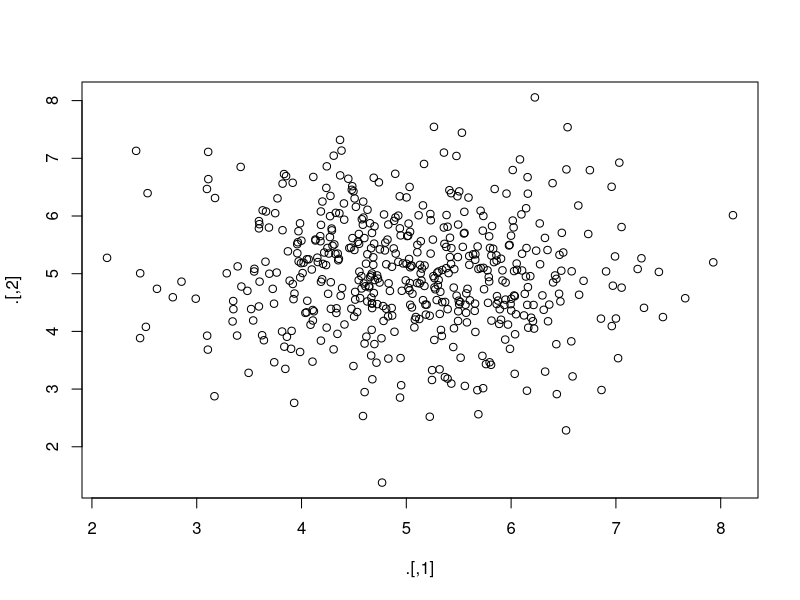
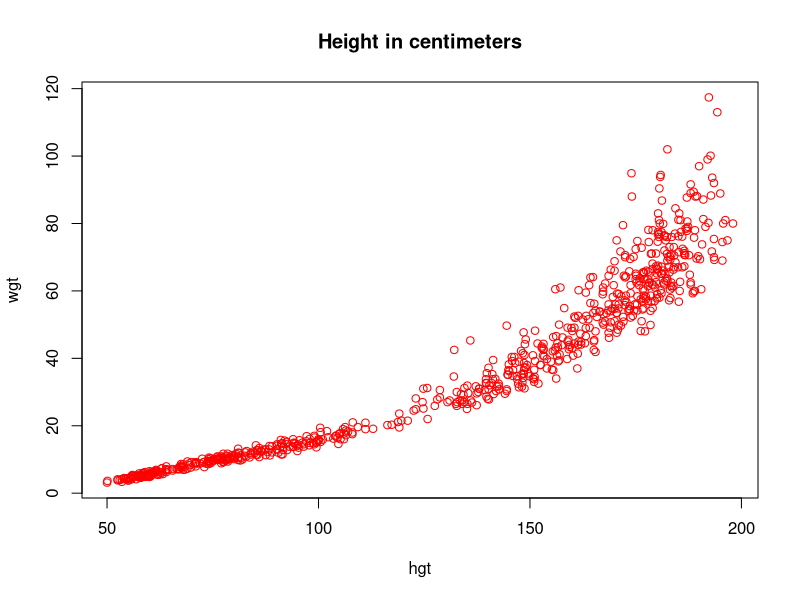
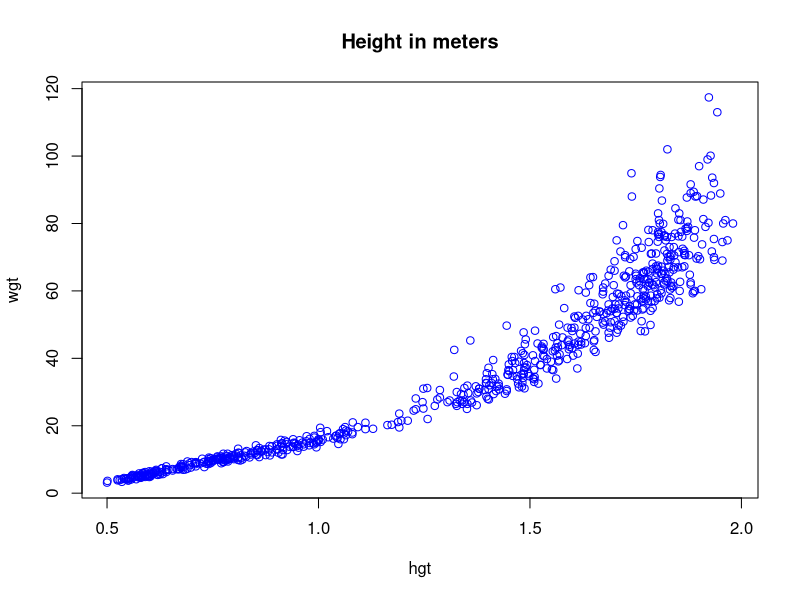
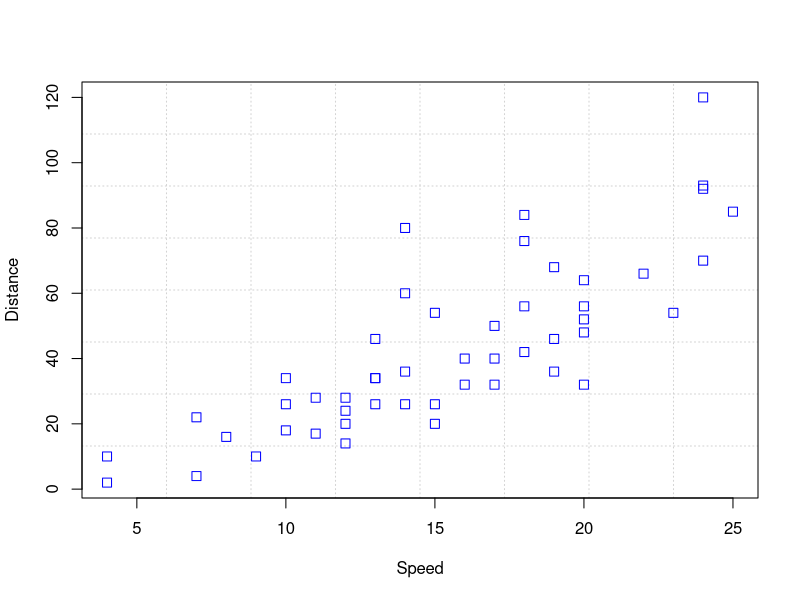
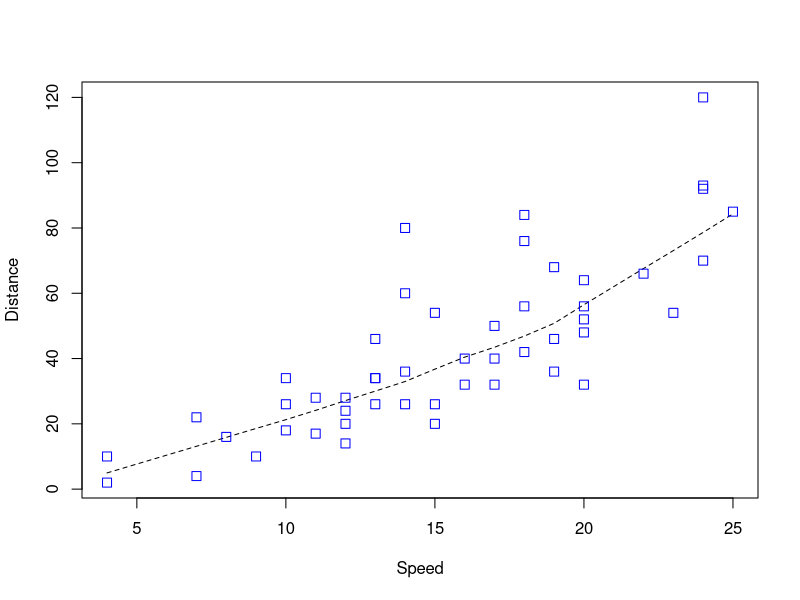
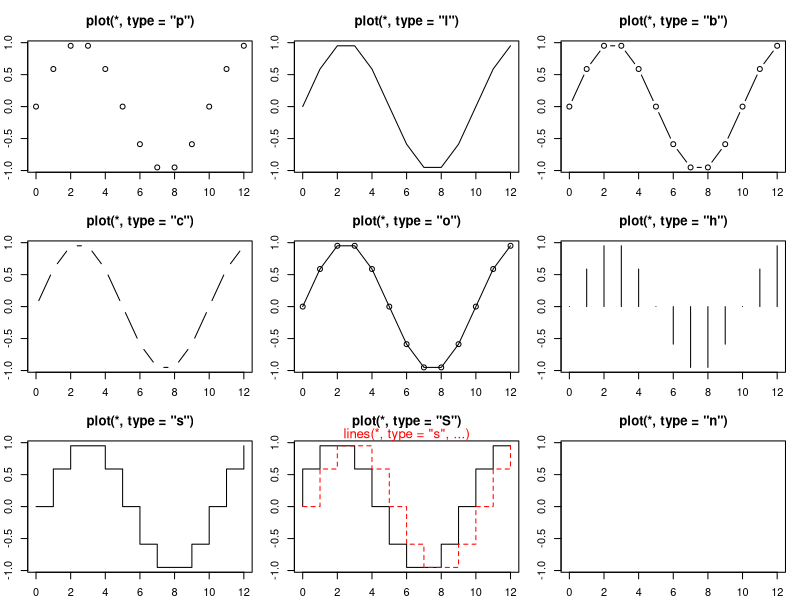
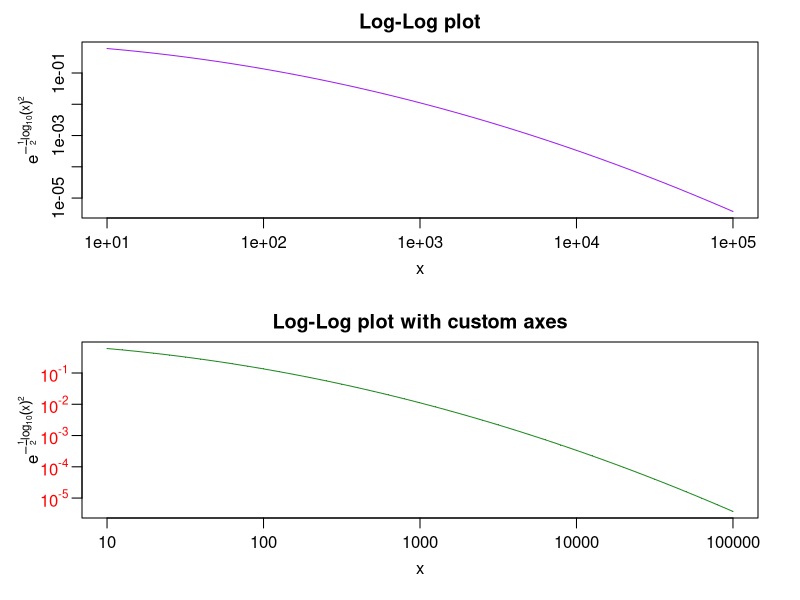
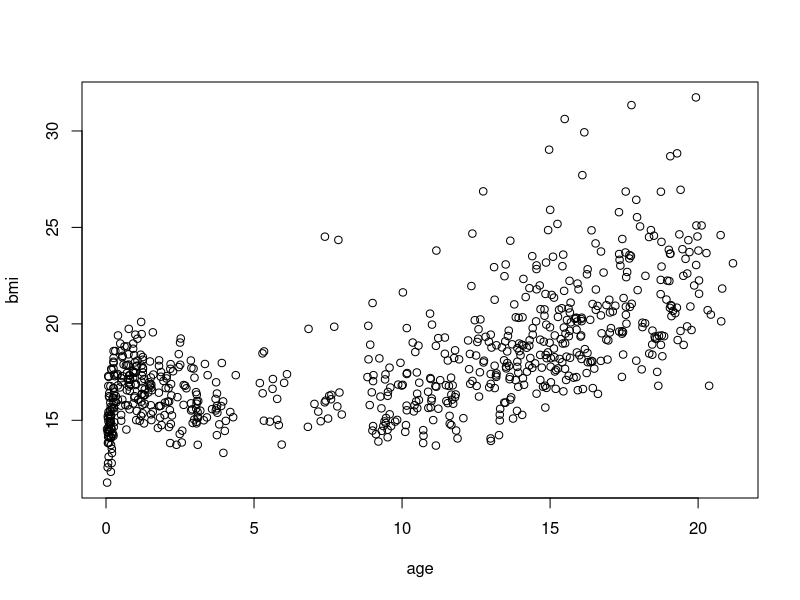

The R source for these figures, in order:
## ---- chunk 1
printAnswers <- TRUE
## ---- chunk 2
library(dplyr)     # for data manipulation
library(magrittr)  # for pipes
library(ggplot2)   # for visualization
library(mice)      # for the boys data
## ---- chunk 3
rnorm(1000, 5) %>%
  matrix(ncol = 2) %>%
  plot()
## ---- chunk 4
anscombe %>%
  cor()
## ---- chunk 5
anscombe %>%
  subset(select = c(x4, y4)) %>%
  cor()
## ---- chunk 6
anscombe %$%
  cor(x4, y4)
## ---- chunk 7
help(boys)
?boys
## ---- chunk 8
is.unsorted(boys$age)
## ---- chunk 9
boys %$%
  is.unsorted(age)
## ---- chunk 10
!is.unsorted(boys$age)
## ---- chunk 11
boys %$%
  !is.unsorted(age)
## ---- chunk 12
boys %>%
  subset(select = c("wgt", "hgt")) %>%
  cor(use = "pairwise.complete.obs")
## ---- chunk 13
boys %>%
  subset(select = c("wgt", "hgt")) %>%
  na.omit() %>%
  cor()
## ---- chunk 14
boys %$% 
  cor(hgt, wgt, use = "pairwise.complete.obs")
## ---- chunk 15
boys %>%
  transform(hgt = hgt / 100) %$%
  mean(hgt, na.rm = TRUE)
## ---- chunk 16
boys %>%
  mutate(hgt = hgt / 100) %$%
  mean(hgt, na.rm = TRUE)
## ---- chunk 17
boys %>%
  subset(select = c(hgt, wgt)) %T>%
  plot(col = "red", main = "Height in centimeters") %>%
  transform(hgt = hgt / 100) %>%
  plot(col = "blue", main = "Height in meters")
## ---- chunk 18
?plot
example(plot)
## ---- chunk 19
mice::boys %$% plot(bmi ~ age)
## ---- chunk 20
p <- ggplot(mice::boys, aes(age, bmi))
p + geom_point()
## ---- chunk 21
boys2 <- 
  boys %>%
  mutate(class = cut(bmi, c(0, 18.5, 25, 30, Inf),
                    labels = c("underweight",
                               "healthy",
                               "overweight",
                               "obese")))
## ---- chunk 22
boys3 <- boys
boys3$class <- cut(boys$bmi, c(0, 18.5, 25, 30, Inf), 
                   labels = c("underweight",
                              "healthy",
                              "overweight",
                              "obese"))
## ---- chunk 23
plot(bmi ~ age, subset = class == "underweight", col = "light blue", data = boys2, 
     ylim = c(10, 35), xlim = c(0, 25))
points(bmi ~ age, subset = class == "healthy", col = "light green", data = boys2)
points(bmi ~ age, subset = class == "overweight", col = "orange", data = boys2)
points(bmi ~ age, subset = class == "obese", col = "red", data = boys2)
## ---- chunk 24
boys2 %>%
  ggplot() +
  geom_point(aes(age, bmi, col = class))
## ---- chunk 25
boys2 %>%
  ggplot() +
  geom_point(aes(age, bmi, col = class)) +
  scale_color_manual(values = c("light blue", "light green", "orange", "red"))
## ---- chunk 26
boys2 %>% 
  filter(!is.na(class)) %>%
  ggplot() +
  geom_point(aes(age, bmi, col = class)) +
  scale_color_manual(values = c("light blue", "light green", "orange", "red"))
## ---- chunk 27
boys %$%
  hist(age, breaks = 50)
## ---- chunk 28
boys %$%
  hist(age)
## ---- chunk 29
hist(boys$age, breaks = 50)
## ---- chunk 30
boys %>%
  ggplot() + 
  geom_histogram(aes(age), binwidth = .4)
## ---- chunk 31
boys %$%
  table(reg) %>%
  barplot()
## ---- chunk 32
boys %>%
  ggplot() + 
  geom_bar(aes(reg))
## ---- chunk 33
boys %$%
  boxplot(hgt ~ reg)
## ---- chunk 34
boys %>%
  ggplot(aes(reg, hgt)) +
  geom_boxplot()
## ---- chunk 35
d1 <- boys %>%
  subset(reg == "city") %$%
  density(age)
d2 <- boys %>%
  subset(reg != "city") %$% 
  density(age)

plot(d1, col = "red", ylim = c(0, .08)) 
lines(d2, col = "blue") 

## ---- chunk 36
plot(density(boys$age[!is.na(boys$reg) & boys$reg == "city"]), 
     col = "red", 
     ylim = c(0, .08))
lines(density(boys$age[!is.na(boys$reg) & boys$reg != "city"]), 
      col = "blue")
## ---- chunk 37
boys %>%
  mutate(area = ifelse(reg == "city", "city", "rural")) %>%
  filter(!is.na(area)) %>%
  ggplot(aes(age, fill = area)) +
  geom_density(alpha = .3) # some transparency
## ---- chunk 38
boys %>%
  mutate(Hgt = hgt - mean(hgt, na.rm = TRUE),
         Age = cut(age, 0:22, labels = 0:21)) %>%
  aggregate(Hgt ~ Age, data = ., mean) %>% #specify data = . to allow formula
  mutate(Diff = cut(Hgt, c(-Inf, 0, Inf),
                    labels = c("Below Average", "Above Average"))) %>%
  ggplot(aes(x = Age, y = Hgt, fill = Diff)) + 
  geom_bar(stat = "identity") +
  coord_flip()
## ---- chunk 39
boys %>%
  aggregate(hgt ~ reg, data = ., FUN = mean)
